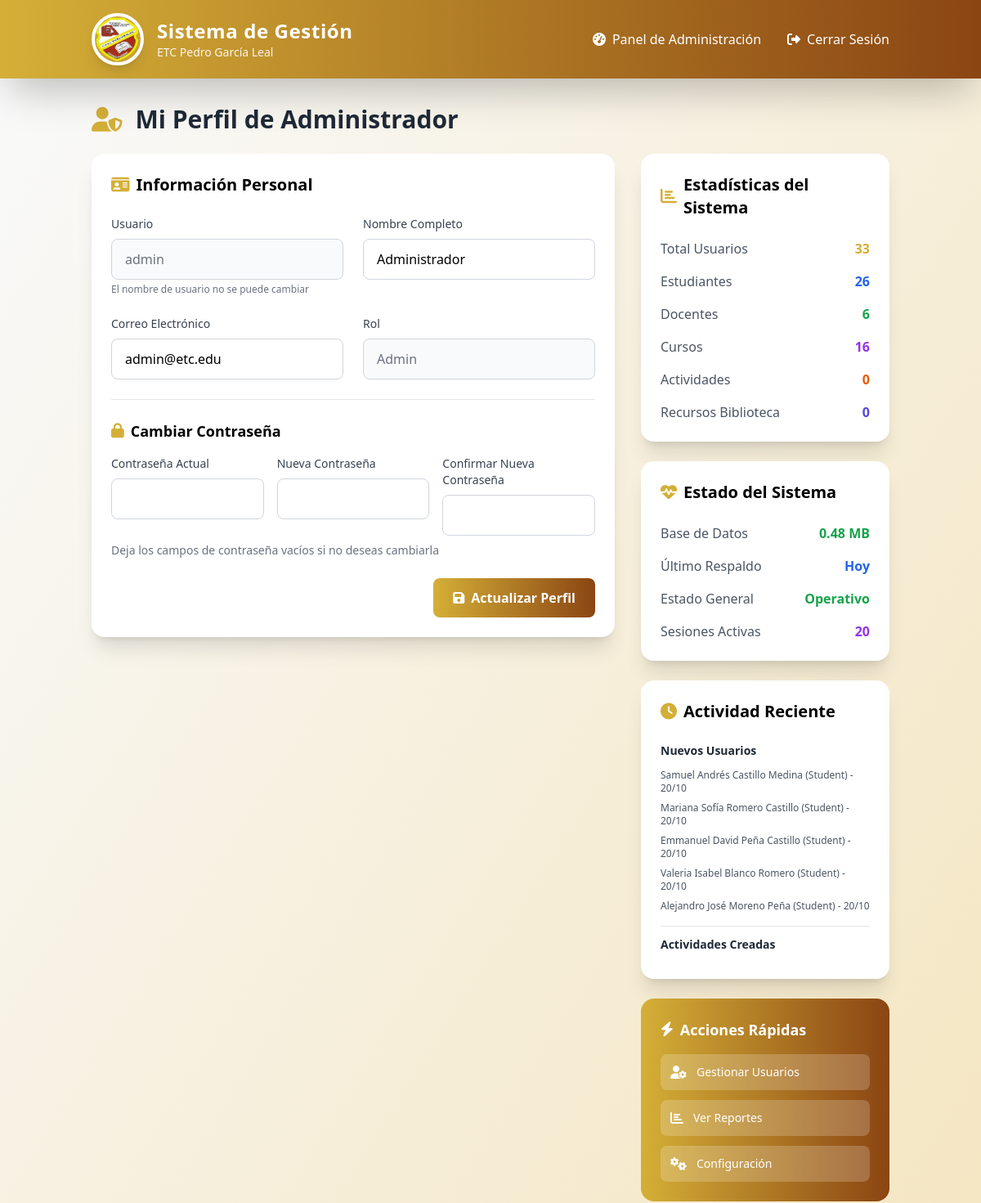
/modules/admin/profile.php (signed in, upper part), run on an earlier commit of the app's database.
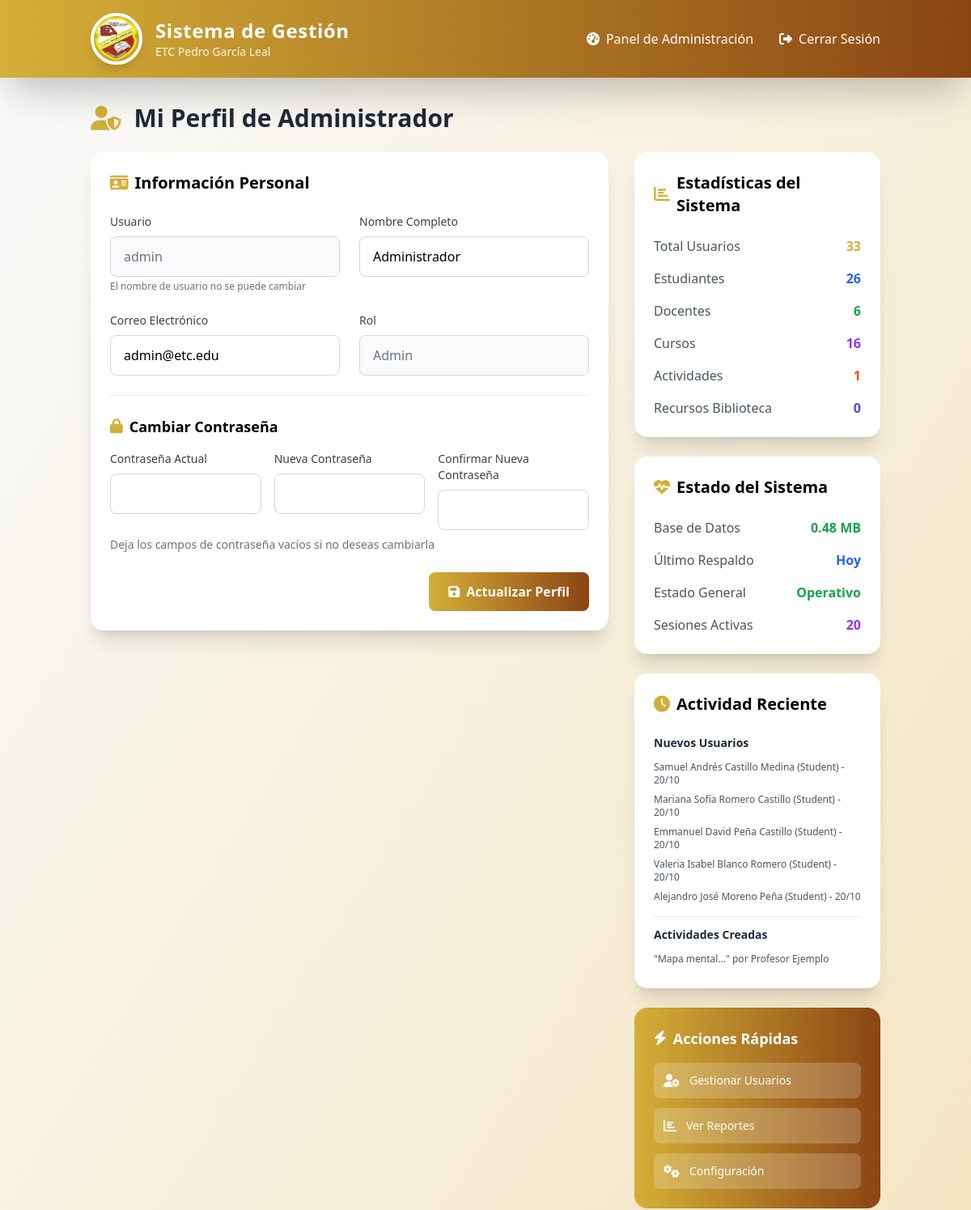
And on a later commit of the database.
### tables this page shows
CREATE TABLE `users` (
  `id` int(11) NOT NULL,
  `username` varchar(50) NOT NULL,
  `password` varchar(255) NOT NULL,
  `email` varchar(100) DEFAULT NULL,
  `name` varchar(100) NOT NULL,
  `role` enum('admin','teacher','student','staff') NOT NULL,
  `created_at` timestamp NOT NULL DEFAULT current_timestamp()
);

CREATE TABLE `activities` (
  `id` int(11) NOT NULL,
  `title` varchar(255) NOT NULL,
  `description` text DEFAULT NULL,
  `course_id` int(11) NOT NULL,
  `teacher_id` int(11) NOT NULL,
  `due_date` datetime NOT NULL,
  `file_path` varchar(255) DEFAULT NULL,
  `created_at` timestamp NOT NULL DEFAULT current_timestamp()
);

### modules/admin/profile.php (the view, shortened to what the changed rows need)
<?php require_once '../../includes/config.php'; ?>
<?php include '../../templates/header.php'; ?>
<?php
$total_activities = $pdo->query("SELECT COUNT(*) FROM activities")->fetchColumn();
$recent_users = $pdo->query("SELECT name, role, created_at FROM users ORDER BY created_at DESC LIMIT 5")->fetchAll(PDO::FETCH_ASSOC);
$recent_activities = $pdo->query("SELECT a.title, u.name as teacher_name, a.created_at FROM activities a JOIN users u ON a.teacher_id = u.id ORDER BY a.created_at DESC LIMIT 5")->fetchAll(PDO::FETCH_ASSOC);
?>
<main class="container mx-auto px-6 py-8">
    <h2 class="text-3xl font-bold text-gray-800 mb-6 animate-slide-in-left flex items-center">
        <i class="fas fa-user-shield mr-4 text-primary"></i>
        Mi Perfil de Administrador
    </h2>
    <div class="grid lg:grid-cols-3 gap-8">
        <div class="space-y-6">
            <div class="bg-white p-6 rounded-2xl shadow-xl animate-fade-in-up">
                <div class="space-y-4">
                    <div class="flex justify-between items-center">
                        <span class="text-gray-600">Actividades</span>
                        <span class="font-bold text-orange-600"><?php echo number_format($total_activities); ?></span>
                    </div>
                </div>
            </div>
            <div class="bg-white p-6 rounded-2xl shadow-xl animate-fade-in-up">
                <div class="space-y-3">
                    <div>
                        <h4 class="text-sm font-semibold text-gray-800 mb-2">Nuevos Usuarios</h4>
                        <?php foreach ($recent_users as $new_user): ?>
                            <div class="text-xs text-gray-600 py-1">
                                <?php echo htmlspecialchars($new_user['name']); ?> (<?php echo ucfirst($new_user['role']); ?>) - <?php echo date('d/m', strtotime($new_user['created_at'])); ?>
                            </div>
                        <?php endforeach; ?>
                    </div>
                    <div class="border-t pt-3">
                        <h4 class="text-sm font-semibold text-gray-800 mb-2">Actividades Creadas</h4>
                        <?php foreach ($recent_activities as $activity): ?>
                            <div class="text-xs text-gray-600 py-1">
                                "<?php echo htmlspecialchars(substr($activity['title'], 0, 20)); ?>..." por <?php echo htmlspecialchars($activity['teacher_name']); ?>
                            </div>
                        <?php endforeach; ?>
                    </div>
                </div>
            </div>
        </div>
    </div>
</main>
<?php include '../../templates/footer.php'; ?>

What changed in the data, as far as the page shows it:
added activities: title "Mapa mental", teacher.name "Profesor Ejemplo"
Also different on the page:
$total_activities: "0" → "1"
